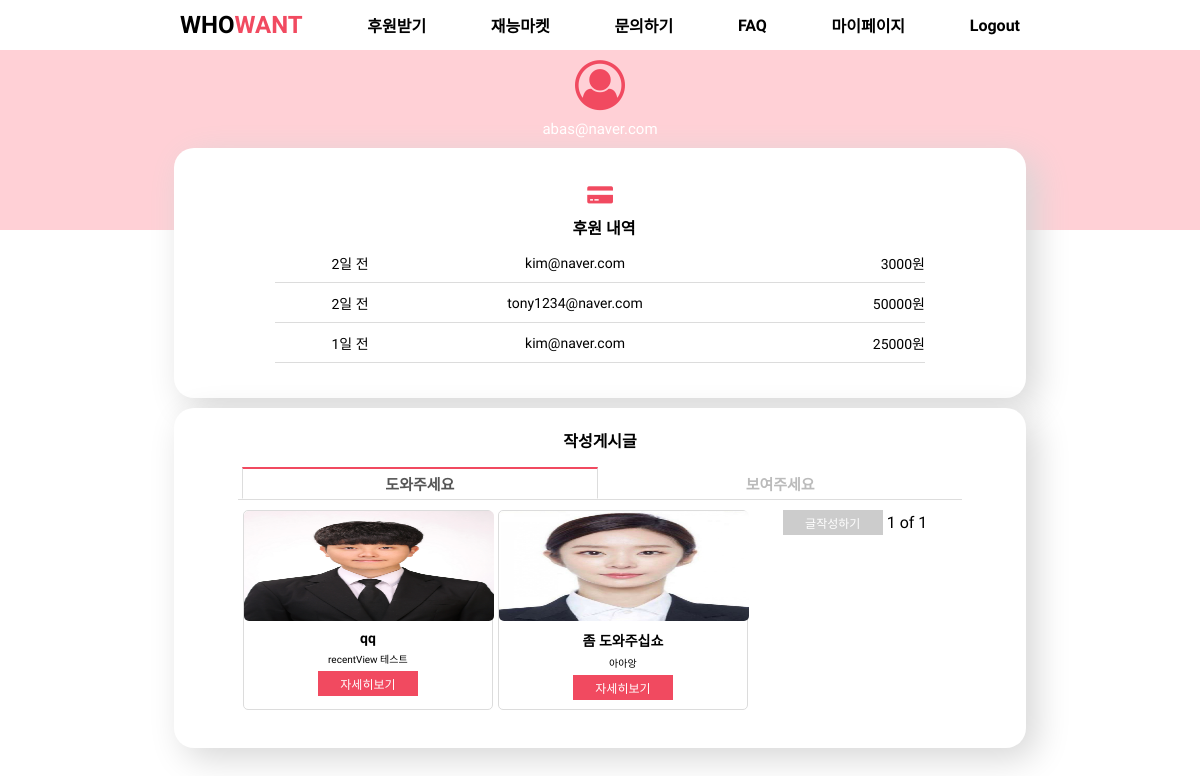
/sponserpage/ (signed in), run on an earlier commit of the app's database.
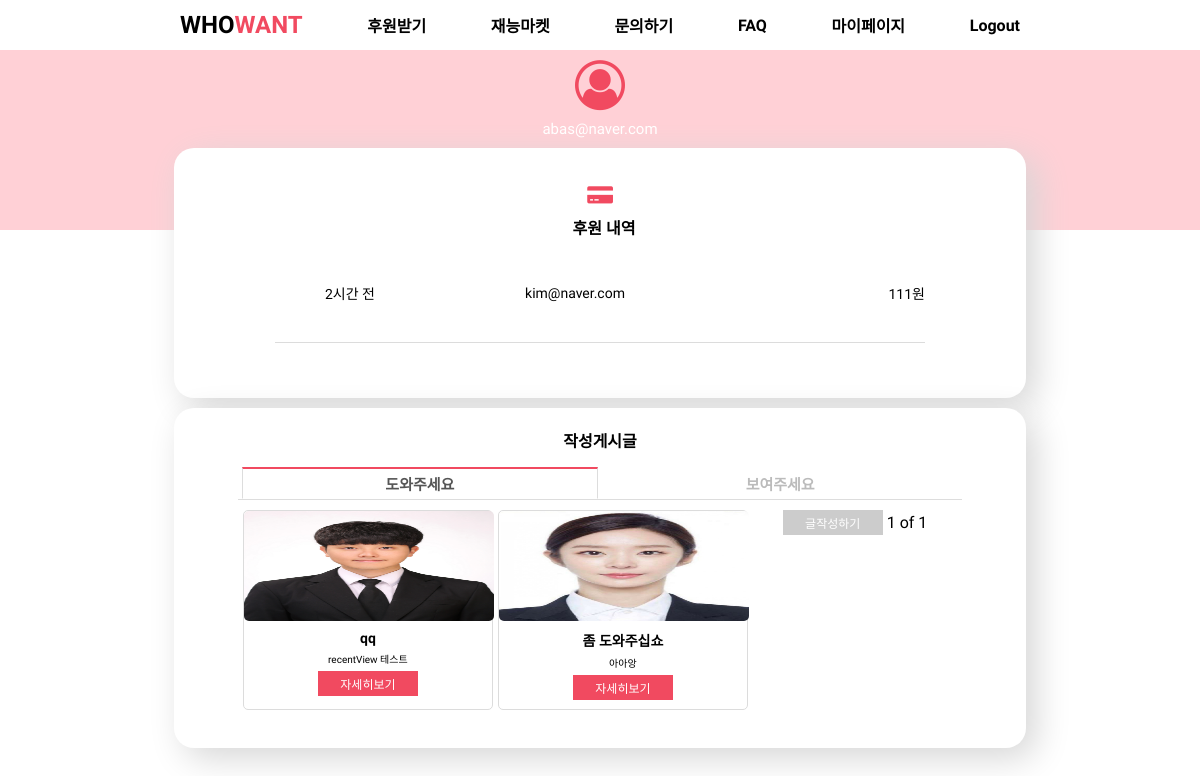
And on a later commit of the database.
### user_info/models.py (models this page shows)
class CustomUser(AbstractUser):
    username = None
    email = models.EmailField(_('email address'), unique=True)
    USERNAME_FIELD = 'email'
    REQUIRED_FIELDS = []
    objects = CustomUserManager()
    def __str__(self):
        return self.email

class whodonate(models.Model):
    whogetmoney = models.CharField(null=True, max_length = 30)
    givemoney = models.CharField(null=True, max_length = 30)
    whogivemoney = models.CharField(null=True, max_length = 30)
    what_post = models.ForeignKey("list.Post", on_delete=CASCADE, related_name="posts")
    date = models.DateTimeField(auto_now_add=True)
    @property
    def created_string(self):
        time = datetime.now(tz=timezone.utc) - self.date
        if time < timedelta(minutes=1):
            return '방금 전'
        elif time < timedelta(hours=1):
            return str(int(time.seconds / 60)) + '분 전'
        elif time < timedelta(days= 1):
            return str(int(time.seconds / 3600)) + '시간 전'
        elif time < timedelta(days= 7):
            time = datetime.now(tz=timezone.utc).date() - self.date.date()
            return str(time.days) + '일 전'
        else:
            return False

### list/models.py (models this page shows, shortened)
class Post(models.Model):
    title = models.CharField(max_length=100)
    writer = models.ForeignKey(CustomUser, on_delete=models.CASCADE, related_name='users')
    post_time = models.DateTimeField(auto_now_add=True)
    body = models.CharField(max_length=500)
    thumbnail = models.ImageField(verbose_name='썸네일', upload_to='thumbnail/')

### user_info/views.py (the view)
# urls.py: path('sponserpage/', views.sponserpage, name="sponserpage"),
def sponserpage(request):
    user = CustomUser.objects.get(email=request.user.email)
    whos = whodonate.objects.filter(whogetmoney=user)
    posts = Post.objects.filter(writer=request.user)
    paginator = Paginator(posts, 8)
    page = request.GET.get('page')
    posts = paginator.get_page(page)
    recent_posts = Post1.objects.filter(writer=request.user).order_by('-post_time')
    recent_paginator = Paginator(recent_posts, 8)
    recent_page = request.GET.get('page')
    recent_posts = recent_paginator.get_page(recent_page)
    return render(request, 'sponserpage.html', {'whos' : whos, 'posts': posts, 'recent_posts':recent_posts})

### user_info/templates/sponserpage.html (shortened to what this page needs)
<!doctype html>
{% load static %}
<html lang="kor">
<head>
    <link rel="stylesheet" type="text/css" href="{% static 'sponserpage.css' %}">
    <link rel="stylesheet" href="https://maxcdn.bootstrapcdn.com/font-awesome/4.7.0/css/font-awesome.min.css">
</head>
<body>
    <div class="header">
        <ul>
            <li><a href="{% url 'user_info:home' %}" class="logo">WHO<span>WANT</span></a></li>
            <li><a href="{% url 'list:helpWrite' %}" class="navItem">후원받기</a></li>
            <li><a href="{% url 'market:market_view' %}" class="navItem">재능마켓</a></li>
            <li><a href="{% url 'inquiry:CS' %}" class="navItem">문의하기</a></li>
            <li><a href="{% url 'inquiry:FAQ' %}" class="navItem">FAQ</a></li>
            <li><a href="{% url 'user_info:mypage' %}" class="navItem">마이페이지</a></li>
            {% if not user.is_authenticated %}
                <li><a href="{% url 'user_info:login_view' %} " class="navItem">Login</a></li>
            {% else %}
                <li><a href="{% url 'user_info:logout_view' %}" class="navItem">Logout</a></li>
            {% endif %}
        </ul>
    </div>
    <div class="profile_box" align=middle>
        <i class="fa fa-user-circle-o" aria-hidden="true"></i>
        <p class="email">{{request.user.email}}</p>
        <div class="inner_box1">
            <table class="table_1" >
                <tr>
                    <th colspan="2">
                        <i class="fa fa-credit-card-alt credit" aria-hidden="true"></i>
                        <p>&nbsp;&nbsp;후원 내역</p>
                    </th>
                </tr>
            </table>
            <div id="contents">
                <div class="bx_tb1">
                        <table>
                        {% for who in whos %}
                        <tr>
                            <td id="spon-date">
                            {% if who.created_string == False %}
                            {{who.created|date:'m월 d일'}}
                            {% else %}
                            {{who.created_string}}
                            {% endif %}</h3>
                            </td>
                            <td id="spon-nickname">
                                {{ who.whogivemoney }}
                            </td>
                            <td id="spon-money">
                                {{ who.givemoney }}원
                            </td>
                        </tr>
                        {% endfor %}
                    </table>
                </div>
            </div>
        </div>
        <div class="inner_box3">
            <p class="donate-title">작성게시글</p>
            <div class="main">
                <label for="tab1">도와주세요</label>
                <label for="tab2">보여주세요</label>
                <section id="content1">
                {% for post in posts %}
                    <div class="image-card">
                        <img src="{{post.thumbnail.url}}">
                        <p class="title">{{post.title}}</p>
                        <p class="content">{{post.body}}</p>
                        <button type="button" onclick="location.href = '{% url 'list:feed_Detail' post.id%}'">자세히보기</button>
                    </div>
                {% endfor %}
                    <button type="button" class="write-btn" onclick="location.href = '{% url 'list:helpWrite'%}'">글작성하기</button>
    <span>{{posts.number}}</span>
    <span>of</span>
    <span>{{posts.paginator.num_pages}}</span>
                </section>
            </div>
        </div>
    </div>
</body>

### static/sponserpage.css (style rules this page uses)
* { padding: 0; margin: 0; box-sizing: border-box; font-family: 'Nanum Gothic', sans-serif; }
body { display: flex; flex-direction: column; align-items: center; min-height: 100vh; width: 100vw; }
.header { width: 70vw; height: 50px; }
.header ul { width: 100%; height: 100%; list-style: none; display: flex; justify-content: space-between; align-items: center; }
.header ul li a { text-decoration: none; color: black; }
.header .logo { font-size: 1.5em; font-weight: 800; }
.header ul li a span { color: #f14a60; }
.header .navItem { font-size: 1em; font-weight: 700; }
.profile_box { width: 100%; height: 180px; background-color: #ffd0d6; }
.profile_box .email { font-size: 15px; color: white; }
.inner_box1 { width: 71%; height: 250px; margin-top: 10px; background-color: white; border-radius: 20px; box-shadow: 10px 10px 35px rgb(214, 214, 214); float: left; margin-left: 14.5%; margin-right: 1%; }
.table_1 p { font-size: 16px; font-weight: bold; }
.table_1 { margin-top: 5px; padding-top: 20px; }
#contents { width: 85%; height: 120px; position: relative; overflow: auto; }
#contents table { height: 100px; font-size: 14px; table-layout: fixed; border-spacing: 0; }
.bx_tb1 { zoom: 1; }
#spon-date { width: 150px; text-align: center; border-bottom: 1px solid gainsboro; }
#spon-nickname { width: 300px; text-align: center; height: 40px; border-bottom: 1px solid gainsboro; }
#spon-money { width: 200px; text-align: right; border-bottom: 1px solid gainsboro; }
.inner_box3 { width: 71%; min-height: 340px; height: auto; margin-top: 10px; background-color: white; border-radius: 20px; box-shadow: 10px 10px 35px rgb(214, 214, 214); float: left; margin-left: 14.5%; margin-right: 1%; }
.donate-title { margin-top: 20px; font-size: 16px; font-weight: bold; }
.image-card { width: 250px; height: 200px; margin-top: 10px; border: 1px solid gainsboro; border-radius: 5px; float: left; margin-left: 5px; }
.image-card img { width: 250px; height: 110px; border-radius: 5px; }
.image-card .title { font-size: 14px; margin: 5px; font-weight: 600; align-items: center; }
.image-card .content { font-size: 10px; margin: 5px; }
.image-card button { width: 100px; height: 25px; background-color: #f14a60; border: none; color: white; font-size: 12px; }
.main { width: 85%; background: #ffffff; padding-top: 15px; }
.main label { display: inline-block; padding: 4px 19.7%; font-size: 15px; font-weight: bold; text-align: center; color: #bbb; border: 1px solid transparent; }
.main section { display: none; border-top:1px solid #ddd; }
.main input:checked + label { color: #555; border: 1px solid #ddd; border-top: 2px solid #f14a60; border-bottom: 1px solid #ffffff; }
#tab1:checked ~ #content1, #tab2:checked ~ #content2 { display: block; }
.write-btn { margin-top: 10px; width: 100px; height: 25px; background-color: #cccccc; border: none; color: white; font-size: 12px; }
.profile_box i { margin: 10px 0 10px 0 !important; }
.profile_box i::before { color: #f14a60; font-size: 50px; }
.credit::before { font-size: 20px !important; }

What changed in the data, as far as the page shows it:
removed whodonate: created_string "2일 전", whogivemoney "kim@naver.com", givemoney "3000"
removed whodonate: created_string "2일 전", whogivemoney "tony1234@naver.com", givemoney "50000"
removed whodonate: created_string "1일 전", whogivemoney "kim@naver.com", givemoney "25000"
added whodonate: created_string "2시간 전", whogivemoney "kim@naver.com", givemoney "111"
